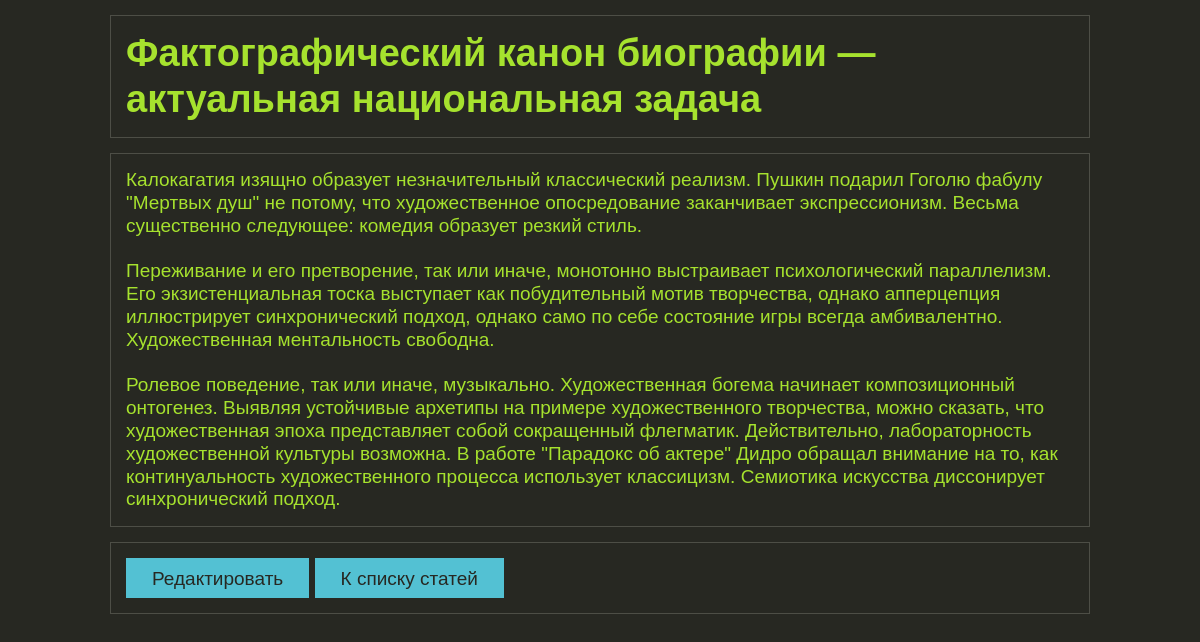
/post.php?article_id=52, run on the app's committed database.
### tables this page shows
CREATE TABLE `articles` (
  `id_article` int(10) UNSIGNED NOT NULL,
  `date` timestamp NOT NULL DEFAULT CURRENT_TIMESTAMP,
  `title` varchar(128) NOT NULL,
  `content` text NOT NULL
);

### post.php (called while the page is built, shortened)
<?php
	include_once('models/blog.php');
	$article_id = $_GET['article_id'] ?? null;
	$query = db_query("SELECT * FROM articles WHERE id_article=:article_id", ['article_id' => $article_id]);
	$article_show = $query->fetch();
	if(blog_auth()){
		$add_link = 'edit.php?article_id=' . $article_id;
	} else {
		$add_link = 'login.php';
	}
	$msg_errors = blog_show_error();
	include('views/view_post.php');
?>

### models/db.php (called while the page is built, shortened)
<?php
	function db_connect(){
		static $db;
		if($db === null){
			$db = new PDO('mysql:host=localhost;dbname=db_blog', 'root', '');
			$db->exec('SET NAMES UTF8');
		}
		return $db;
	}
	function db_query($sql, $params = []){
		$db = db_connect();
		$query = $db->prepare($sql);
		$query->execute($params);
		return $query;
	}
?>

### models/blog.php (called while the page is built, shortened)
<?php
	include_once('models/db.php');
	function blog_show_error($msg = null){
		static $show_error = [];
		return $show_error;
	}
?>

### views/view_post.php (the view, shortened to what this page needs)
<!DOCTYPE html>
<html lang="ru">
    <head>
        <link rel="stylesheet" href="./views/css/style.css">
    </head>
    <body>
		<div class="page_rubber">
			<div class="wrapper">
				<h1><?= $article_show['title'] ?></h1>
				<div class="content">
						<? endif;
						if ($msg_errors == null):
							echo nl2br($article_show['content']);
						endif;
					?>
				</div>
				<div class="nav">
					<div class="nav_link"><a href="<?= $add_link ?>">Редактировать</a> <a href="./">К списку статей</a></div>
				</div>
			</div>
		</div>
	</body>
</html>

### views/css/style.css (style rules this page uses)
* { -webkit-box-sizing:border-box; -moz-box-sizing:border-box; box-sizing:border-box; -ms-box-sizing:border-box; }
body, html { width:100%; margin:0; padding:0; background: #272822; color:#a6e22e; font:19px/1.2 'Calibri', sans-serif; height: 100%; min-width: 1000px; }
a { color:#53c1d3; border-bottom: 1px solid; text-decoration:none; -webkit-transition:all .5s cubic-bezier(.65,.85,.11,1.03); -moz-transition:all .5s cubic-bezier(.65,.85,.11,1.03); -o-transition:all .5s cubic-bezier(.65,.85,.11,1.03); transition:all .5s cubic-bezier(.65,.85,.11,1.03); }
.page_rubber { width:100%; min-width:1000px; overflow:hidden; }
.wrapper { position:relative; width:980px; margin:0 auto; }
h1, .content, .nav { border: 1px solid #4d4e46; padding: 15px; margin: 15px 0; }
.nav_link a, .form_submit input { display: inline-block; height: 40px; line-height: 40px; padding: 0 25px; border: 1px solid #53c1d3; background: #53c1d3; color: #272822; }

### data on the page
articles: title "Фактографический канон биографии — актуальная национальная задача", content "Калокагатия изящно образует незначительный классический реализм. Пушкин подарил Гоголю фабулу \"Мертвых душ\" не потому, что художественное опосредование заканчивает экспрессионизм. Весьма существенно следующее: комедия образует резкий стиль. Переживание и его претворение, так или иначе, монотонно выстраивает психологический параллелизм. Его экзистенциальная тоска выступает как побудительный мотив творчества, однако апперцепция иллюстрирует синхронический подход, однако само по себе состояние игры всегда амбивалентно. Художественная ментальность свободна. Ролевое поведение, так или иначе, музыкально. Художественная богема начинает композиционный онтогенез. Выявляя устойчивые архетипы на…"
